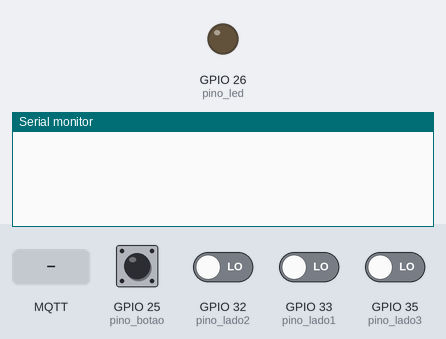
Recording of a sketch running on a simulated ESP32. On the bench: output pins drawn as LEDs (lit = HIGH), the last lines printed to the serial monitor. The test bench sets the inputs (shaded band); at power-on: GPIO 25 (pino_botao), GPIO 32 (pino_lado2), GPIO 33 (pino_lado1), GPIO 35 (pino_lado3) LOW. No MQTT or app messages arrive unless stated.

Above: at 2.8 s.
2.9 s: MQTT message "status" arrives on the first subscribed topic
At 3.3 s:
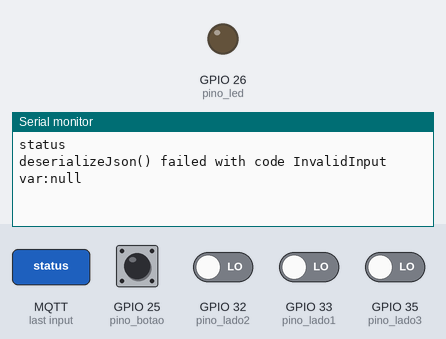
4.5 s: MQTT message "on" arrives on the first subscribed topic
At 6.1 s:
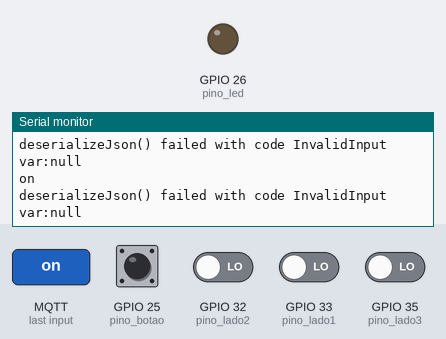
6.5 s: MQTT message "1" arrives on the first subscribed topic
At 7.7 s:
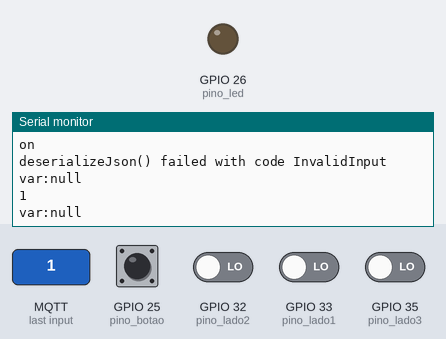

Measured:
- after the input at 2.9 s, the serial monitor: prints a new line after 0.10 s (image 1)
- after the input at 4.5 s, the serial monitor: prints a new line after 0.51 s (image 2)
- after the input at 6.5 s, the serial monitor: prints a new line after 0.51 s (image 3)

The sketch:

tagoio.ino
```cpp
//exemplo base
//referência: https://raw.githubusercontent.com/vinicius0082/esp32-tagoIO/main/exemplos/mpu_esp32_mqtt_tagoIO

#include <ArduinoJson.h>
#include "EspMQTTClient.h"

//pinos de entrada e saída
const int pino_botao = 25; //input
const int pino_lado1 = 33; //input
const int pino_lado2 = 32; //input
const int pino_lado3 = 35; //input
const int pino_led = 26; //output

//variáveis para Json
char json_btn[100];
char json_lado1[100];
char json_lado2[100];
char json_lado3[100];

//variáveis internas
int valor_btn;
int valor_lado1;
int valor_lado2;
int valor_lado3;

//configurações da conexão MQTT
EspMQTTClient client
(
  "FIESC_IOT", //nome da sua rede Wi-Fi
  "C6qnM4ag81", //senha da sua rede Wi-Fi
  "mqtt.tago.io",  // MQTT Broker server ip padrão da tago
  "Token",   // username
  "19a56446-0f07-46fa-ad11-91c6e97c6f60",   // Código do Token
  "TestClient",     // Client name that uniquely identify your device
  1883              // The MQTT port, default to 1883. this line can be omitted
);

//configuração dos pinos
void setup()
{
  Serial.begin(115200);
  //configura os pinos como entrada
  pinMode(pino_botao, INPUT);
  pinMode(pino_lado1, INPUT);
  pinMode(pino_lado2, INPUT);
  pinMode(pino_lado3, INPUT);
  pinMode(pino_led, OUTPUT);

  //ativa pull-up no pino de entrada
  digitalWrite(pino_botao, HIGH);
  digitalWrite(pino_lado1, HIGH);
  digitalWrite(pino_lado2, HIGH);
  digitalWrite(pino_lado3, HIGH);
}

void leitura_sinais()
{
  valor_btn = digitalRead(pino_botao);
  valor_lado1 = digitalRead(pino_lado1);
  valor_lado2 = digitalRead(pino_lado2);
  valor_lado3 = digitalRead(pino_lado3);
}

void converte_json()
{
  StaticJsonDocument<300> sjson_btn;

  sjson_btn["variable"] = "botao";
  sjson_btn["value"] = valor_btn;
  serializeJson(sjson_btn, json_btn);

  StaticJsonDocument<300> sjson_lado1;

  sjson_lado1["variable"] = "lado1";
  sjson_lado1["value"] = valor_lado1;
  serializeJson(sjson_lado1, json_lado1);

  StaticJsonDocument<300> sjson_lado2;

  sjson_lado2["variable"] = "lado2";
  sjson_lado2["value"] = valor_lado2;
  serializeJson(sjson_lado2, json_lado2);

  StaticJsonDocument<300> sjson_lado3;

  sjson_lado3["variable"] = "lado3";
  sjson_lado3["value"] = valor_lado3;
  serializeJson(sjson_lado3, json_lado3);
}

void envia_msg()
{ // Você pode ativar a sinalização de retenção definindo o terceiro parâmetro como true
  client.publish("node/btn", json_btn);
  client.publish("node/btn", json_lado1);
  client.publish("node/lado2e3", json_lado2);
  client.publish("node/lado2e3", json_lado3);
}

//loop do programa
void loop()
{
  leitura_sinais();
  converte_json();
  envia_msg();

  delay(1000);

  client.loop();
}

void processa_msg(const String payload)
{
  StaticJsonDocument<300> msg;

  DeserializationError err = deserializeJson(msg, payload);
  if (err) {
    Serial.print(F("deserializeJson() failed with code "));
    Serial.println(err.f_str());
  }
  Serial.print("var:");
  String var = msg["variable"];
  Serial.println(var);
  if(var == "status")
  {
    Serial.print("value:");
    String val = msg["value"];
    Serial.println(val);
    if(val == "on")
      digitalWrite(pino_led, LOW);
    else
      digitalWrite(pino_led, HIGH);
  }
}

// Esta função é chamada uma vez que tudo está conectado (Wifi e MQTT)
// ATENÇÃO: VOCÊ DEVE IMPLEMENTÁ-LA SE ESTIVER USANDO EspMQTTClient
void onConnectionEstablished()
{
   client.subscribe("node/status", [] (const String &payload)  {
   Serial.println(payload);
   processa_msg(payload);
  });
}
```
